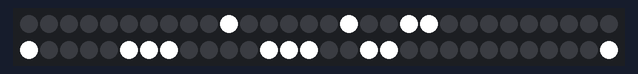
A sketch run on a simulated Arduino Uno, built with avr-gcc and run on an emulated ATmega328P. On the bench: 60 RGB LEDs in strip order, left to right, continuing on the next row. Random numbers use the default seed unless the sketch sets one.

Above: at 0.17 s.
At 5.0 s:
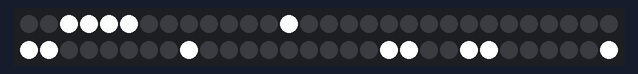
At 9.83 s:
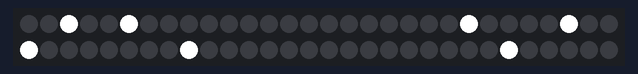
At 19.8 s:
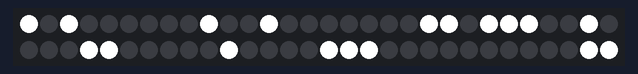
At 29.76 s:
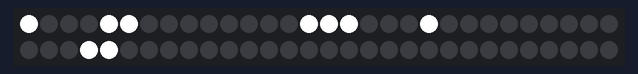
At 39.73 s:
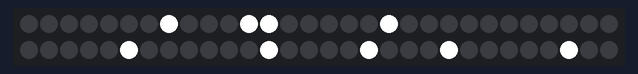

The sketch:

crossnoiseWhite.ino
```cpp
#include <Adafruit_NeoPixel.h>

#define PIN 13
#define N_PIXELS 60

Adafruit_NeoPixel strip;
uint8_t pattern_1[N_PIXELS];
uint8_t pattern_2[N_PIXELS];
int position_1 = 0;
int position_2 = 0;
int odds = 24;
const int framesPerSecond = 60;

uint32_t orange = strip.Color(128, 24, 0);
uint32_t pink = strip.Color(128, 0, 64);
uint32_t white = strip.Color(255, 255, 255);

// Timing
const int frameDelay = 1000 / framesPerSecond;
uint32_t showTime = millis() + frameDelay;

void setup() {
  strip = Adafruit_NeoPixel(N_PIXELS, PIN, NEO_GRB + NEO_KHZ800);

  for (int i = 0; i < N_PIXELS; i++) {
    if (random(255) < odds) {
      pattern_1[i] = 1;
    }
    else {
      pattern_1[i] = 0;
    }

    if (random(255) < odds) {
      pattern_2[i] = 1;
    }
    else {
      pattern_2[i] = 0;
    }

  }

  strip.begin();
  strip.show(); // Initialize all pixels to 'off'
}

void loop() {
  while (millis() < showTime) {}
  crossNoise(white, white);
  showTime = millis() + frameDelay;
}

void crossNoise(uint32_t c1, uint32_t c2) {
  strip.clear();

  for (int i = 0; i < N_PIXELS; i++) {
    int thisPosition_1 = (i + position_1) % N_PIXELS;
    int thisPosition_2 = (i + position_2) % N_PIXELS;

    if (pattern_1[thisPosition_1]) {
      strip.setPixelColor(i, c1);
    }
    else if (pattern_2[thisPosition_2]) {
      strip.setPixelColor(N_PIXELS - 1 - i, c2);
    }
  }

  pattern_1[position_1] = random(255) < odds ? 1 : 0;
  pattern_2[position_2] = random(255) < odds ? 1 : 0;
  position_1 = ++position_1 % N_PIXELS;
  position_2 = ++position_2 % N_PIXELS;

  strip.show();
}
```
